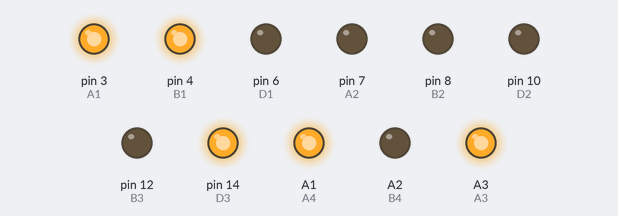
The sketch below on a simulated Arduino Uno, built with avr-gcc and run on an emulated ATmega328P. On the bench: output pins drawn as LEDs (lit = HIGH). The local clock reads 2024-03-15 10:24:30 at power-on unless the sketch sets it; pins used as bus, display or sensor lines are not drawn.

Above: at 0.1 s.
At 30.1 s:
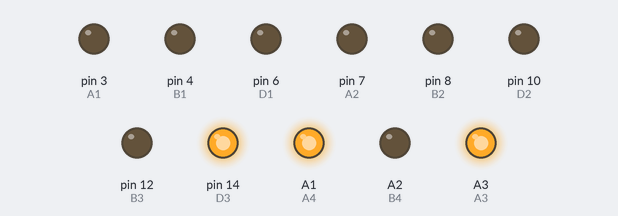
At 90.2 s:
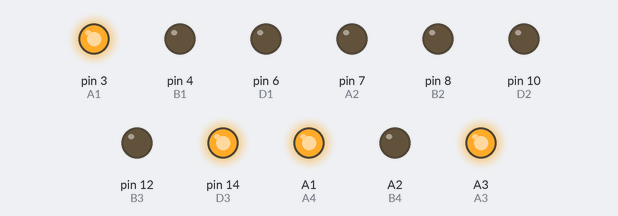
Timing chart, 0 to 91.7 s (numbered marks = the images above):
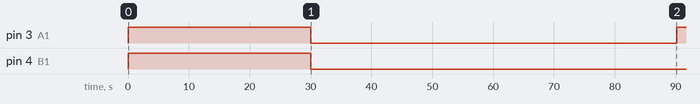

Measured:
- by itself, pin 3 (A1): HIGH → LOW at 30.1 s, → HIGH 60.1 s later
- by itself, pin 4 (B1): HIGH → LOW at 30.1 s

The sketch:

NixieClock.ino
```cpp
#include <MD_DS1307.h>
#include <Wire.h>
#define A1 3
#define B1 4
#define C1 5
#define D1 6
#define A2 7
#define B2 8
#define C2 9
#define D2 10
#define A3 17
#define B3 12
#define C3 13
#define D3 14
#define A4 15
#define B4 16
#define C4 2
#define D4 1
#define pot 0
char A[4] = {A1, A2, A3, A4};
char B[4] = {B1, B2, B3, B4};
char C[4] = {C1, C2, C3, C4};
char D[4] = {D1, D2, D3, D4};
int zero;
int one;
int two;
int three;
int hour;
int minute;

void setup() {
  pinMode(A1, OUTPUT);
  pinMode(B1, OUTPUT);
  pinMode(C1, OUTPUT);
  pinMode(D1, OUTPUT);
  pinMode(A2, OUTPUT);
  pinMode(B2, OUTPUT);
  pinMode(C2, OUTPUT);
  pinMode(D2, OUTPUT);
  pinMode(A3, OUTPUT);
  pinMode(B3, OUTPUT);
  pinMode(C3, OUTPUT);
  pinMode(D3, OUTPUT);
  pinMode(A4, OUTPUT);
  pinMode(B4, OUTPUT);
  pinMode(C4, OUTPUT);
  pinMode(D4, OUTPUT);
  pinMode(pot, INPUT);
  for (char i = 0; i < 4; i++) {
    digitalWrite(A[i], HIGH);
    digitalWrite(B[i], HIGH);
    digitalWrite(C[i], HIGH);
    digitalWrite(D[i], HIGH);
  }
  if (!RTC.isRunning())
    RTC.control(DS1307_CLOCK_HALT, DS1307_OFF);
//  Serial.begin(9600);
}

void loop() {
  RTC.readTime();
  hour = RTC.h;
  minute = RTC.m;
  zero = (hour / 10) % 10;
  one = hour % 10;
  two =  (minute / 10) % 10;
  three = minute % 10;
//  Serial.println(zero);
//  Serial.println(one);
//  Serial.println(two);
//  Serial.println(three);
  writenumber(1, zero);
  writenumber(2, one);
  writenumber(3, two);
  writenumber(0  , three);
  delay(1000);

}

void writenumber(int a, int b) {
  switch (b) {
    case 1:
      digitalWrite(A[a], LOW);
      digitalWrite(B[a], LOW);
      digitalWrite(C[a], LOW);
      digitalWrite(D[a], LOW);
      break;
    case 2:
      digitalWrite(A[a], HIGH);
      digitalWrite(B[a], LOW);
      digitalWrite(C[a], LOW);
      digitalWrite(D[a], LOW);
      break;
    case 3:
      digitalWrite(A[a], LOW);
      digitalWrite(B[a], HIGH);
      digitalWrite(C[a], LOW);
      digitalWrite(D[a], LOW);
      break;
    case 4:
      digitalWrite(A[a], HIGH);
      digitalWrite(B[a], HIGH);
      digitalWrite(C[a], LOW);
      digitalWrite(D[a], LOW);
      break;
    case 5:
      digitalWrite(A[a], LOW);
      digitalWrite(B[a], LOW);
      digitalWrite(C[a], HIGH);
      digitalWrite(D[a], LOW);
      break;
    case 6:
      digitalWrite(A[a], HIGH);
      digitalWrite(B[a], LOW);
      digitalWrite(C[a], HIGH);
      digitalWrite(D[a], LOW);
      break;
    case 7:
      digitalWrite(A[a], LOW);
      digitalWrite(B[a], HIGH);
      digitalWrite(C[a], HIGH);
      digitalWrite(D[a], LOW);
      break;
    case 8:
      digitalWrite(A[a], HIGH);
      digitalWrite(B[a], HIGH);
      digitalWrite(C[a], HIGH);
      digitalWrite(D[a], LOW);
      break;
    case 9:
      digitalWrite(A[a], LOW);
      digitalWrite(B[a], LOW);
      digitalWrite(C[a], LOW);
      digitalWrite(D[a], HIGH);
      break;
    case 0:
      digitalWrite(A[a], HIGH);
      digitalWrite(B[a], LOW);
      digitalWrite(C[a], LOW);
      digitalWrite(D[a], HIGH);
      break;
  }
}

void off(int a) {
  digitalWrite(A[a], HIGH);
  digitalWrite(B[a], HIGH);
  digitalWrite(C[a], HIGH);
  digitalWrite(D[a], HIGH);
}
```
